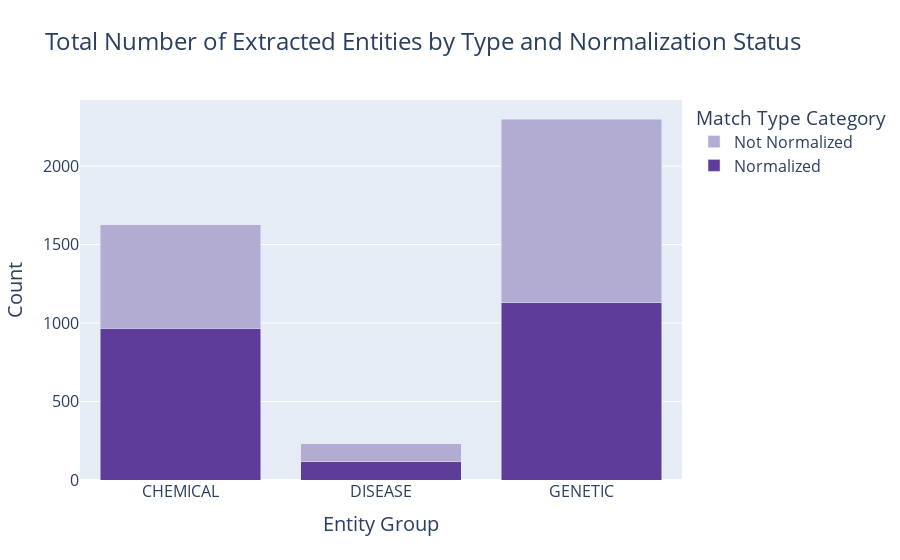

This figure's notebook cell:
### Code cell
fig = go.Figure()

colors = ['#5e3c99', '#b2abd2'] 

for idx, category in enumerate(['Normalized', 'Not Normalized']):
    fig.add_trace(go.Bar(
        x=grouped['entity_group'],
        y=grouped[category],
        name=category,
        marker_color=colors[idx]
    ))

fig.update_layout(
    barmode='stack',
    title='Total Number of Extracted Entities by Type and Normalization Status',
    xaxis_title='Entity Group',
    yaxis_title='Count',
    legend_title='Match Type Category',
    title_font=dict(size=24),
    font=dict(size=18),  # Adjusts tick labels, legend, etc.
    xaxis=dict(title_font=dict(size=20), tickfont=dict(size=16)),
    yaxis=dict(title_font=dict(size=20), tickfont=dict(size=16)),
    legend=dict(font=dict(size=16)),
)

fig.show()

### Figure 1 — Plotly figure (JSON) as saved in the notebook; plotly's stock layout.template omitted (floating-point values rounded to 4 significant figures)
{"data": [{"marker": {"color": "#5e3c99"}, "name": "Normalized", "type": "bar", "x": ["CHEMICAL", "DISEASE", "GENETIC"], "y": [966, 115, 1129]}, {"marker": {"color": "#b2abd2"}, "name": "Not Normalized", "type": "bar", "x": ["CHEMICAL", "DISEASE", "GENETIC"], "y": [659, 116, 1171]}], "layout": {"barmode": "stack", "font": {"size": 18}, "legend": {"font": {"size": 16}, "title": {"text": "Match Type Category"}}, "title": {"font": {"size": 24}, "text": "Total Number of Extracted Entities by Type and Normalization Status"}, "xaxis": {"tickfont": {"size": 16}, "title": {"font": {"size": 20}, "text": "Entity Group"}}, "yaxis": {"tickfont": {"size": 16}, "title": {"font": {"size": 20}, "text": "Count"}}}}
